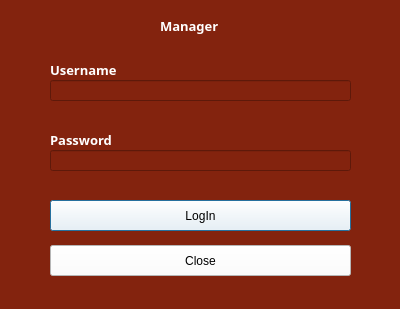
<?xml version="1.0" encoding="UTF-8"?>
<ui version="4.0">
 <class>Dialog</class>
 <widget class="QDialog" name="Dialog">
  <property name="geometry">
   <rect>
    <x>0</x>
    <y>0</y>
    <width>400</width>
    <height>309</height>
   </rect>
  </property>
  <property name="windowTitle">
   <string>Dialog</string>
  </property>
  <property name="styleSheet">
   <string notr="true">background-color: #83230E;
color: white;</string>
  </property>
  <widget class="QLabel" name="label_3">
   <property name="geometry">
    <rect>
     <x>50</x>
     <y>130</y>
     <width>131</width>
     <height>20</height>
    </rect>
   </property>
   <property name="font">
    <font>
     <family>Arial Black</family>
     <pointsize>10</pointsize>
     <weight>75</weight>
     <bold>true</bold>
    </font>
   </property>
   <property name="text">
    <string>Password</string>
   </property>
  </widget>
  <widget class="QLineEdit" name="lineEdit_2">
   <property name="geometry">
    <rect>
     <x>50</x>
     <y>150</y>
     <width>301</width>
     <height>21</height>
    </rect>
   </property>
  </widget>
  <widget class="QLabel" name="label_4">
   <property name="geometry">
    <rect>
     <x>50</x>
     <y>60</y>
     <width>81</width>
     <height>20</height>
    </rect>
   </property>
   <property name="font">
    <font>
     <family>Arial Black</family>
     <pointsize>10</pointsize>
     <weight>75</weight>
     <bold>true</bold>
    </font>
   </property>
   <property name="text">
    <string>Username</string>
   </property>
  </widget>
  <widget class="QPushButton" name="loginButton">
   <property name="geometry">
    <rect>
     <x>50</x>
     <y>200</y>
     <width>301</width>
     <height>31</height>
    </rect>
   </property>
   <property name="styleSheet">
    <string notr="true">background-color: white; color: black</string>
   </property>
   <property name="text">
    <string>LogIn</string>
   </property>
  </widget>
  <widget class="QLineEdit" name="lineEdit">
   <property name="geometry">
    <rect>
     <x>50</x>
     <y>80</y>
     <width>301</width>
     <height>21</height>
    </rect>
   </property>
  </widget>
  <widget class="QPushButton" name="closeButton">
   <property name="geometry">
    <rect>
     <x>50</x>
     <y>245</y>
     <width>301</width>
     <height>31</height>
    </rect>
   </property>
   <property name="styleSheet">
    <string notr="true">background-color: white; color: black</string>
   </property>
   <property name="text">
    <string>Close</string>
   </property>
  </widget>
  <widget class="QLabel" name="label_5">
   <property name="geometry">
    <rect>
     <x>160</x>
     <y>10</y>
     <width>181</width>
     <height>31</height>
    </rect>
   </property>
   <property name="font">
    <font>
     <family>Arial Black</family>
     <pointsize>10</pointsize>
     <weight>75</weight>
     <bold>true</bold>
    </font>
   </property>
   <property name="text">
    <string>Manager</string>
   </property>
  </widget>
 </widget>
 <resources/>
 <connections/>
</ui>
